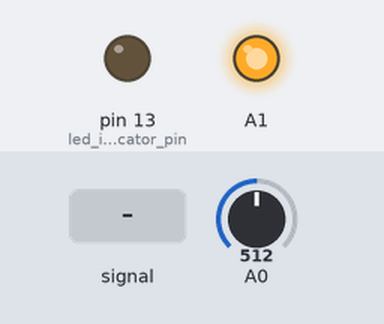
Bench run of a sketch on a simulated Arduino Uno, built with avr-gcc and run on an emulated ATmega328P. Shown: output pins drawn as LEDs (lit = HIGH). Dashed ring = blinking. The test bench sets the inputs (shaded band); at power-on: A0 = 512. What the sketch prints to the serial monitor is not drawn.

Above: at 1.2 s.
1.3 s: A0 fed a 200 Hz sine of ±81 counts around its level
At 1.37 s:
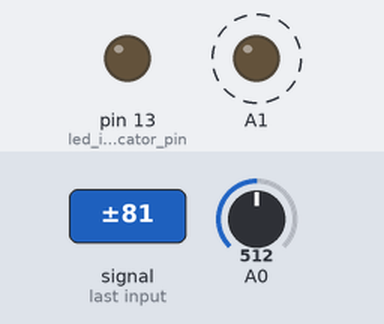
4.3 s: A0 set to 504
5.8 s: A0 fed a 50 Hz sine of ±306 counts around its level
At 5.93 s:
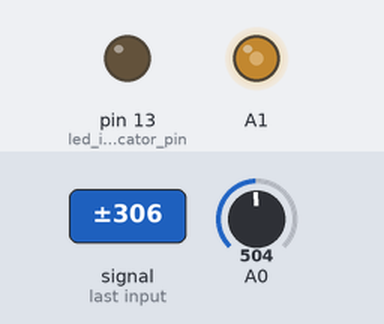
8.8 s: A0 fed a 1000 Hz sine of ±255 counts around its level
11.8 s: A0 set to 0
At 12.5 s:
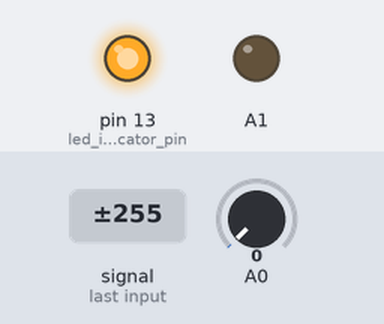
13.3 s: A0 set to 1023
At 14.0 s:
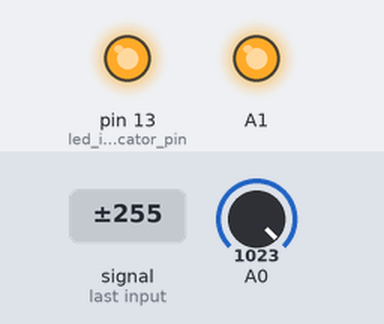
Timing chart, 0 to 15.8 s (numbered marks = the images above; inputs shaded):
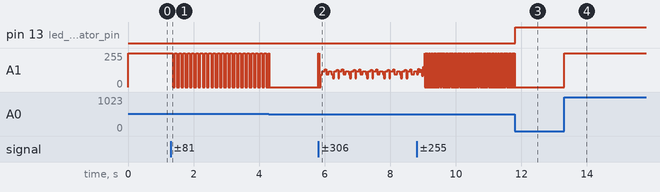

Measured:
- after the input at 1.3 s, A1: alternates 255/255 for 0.06 s and 0/255 for 0.07 s, starting after 0.06 s
- after the input at 11.8 s, pin 13 (led_indicator_pin): LOW → HIGH at once; A1: stops changing and stays 0/255
- after the input at 13.3 s, A1: 0/255 → 255/255 at once

The sketch:

gtest.ino
```cpp
//Audio in with 38.5kHz sampling rate, interrupts, and clipping indicator
//by Amanda Ghassaei
//http://www.instructables.com/id/Arduino-Audio-Input/
//Sept 2012

/*
 * This program is free software; you can redistribute it and/or modify
 * it under the terms of the GNU General Public License as published by
 * the Free Software Foundation; either version 3 of the License, or
 * (at your option) any later version.
 *
*/

//variable to store incoming audio sample
byte incomingAudio;

//clipping indicator variables
boolean clipping = 0;

void setup(){
  Serial.begin(9600);
  pinMode(13,OUTPUT);//led indicator pin

  cli();//disable interrupts

  //set up continuous sampling of analog pin 0

  //clear ADCSRA and ADCSRB registers
  ADCSRA = 0;
  ADCSRB = 0;

  ADMUX |= (1 << REFS0); //set reference voltage
  ADMUX |= (1 << ADLAR); //left align the ADC value- so we can read highest 8 bits from ADCH register only

  ADCSRA |= (1 << ADPS2) | (1 << ADPS0); //set ADC clock with 32 prescaler- 16mHz/32=500kHz
  ADCSRA |= (1 << ADATE); //enabble auto trigger
  ADCSRA |= (1 << ADIE); //enable interrupts when measurement complete
  ADCSRA |= (1 << ADEN); //enable ADC
  ADCSRA |= (1 << ADSC); //start ADC measurements

  sei();//enable interrupts

  //if you want to add other things to setup(), do it here

}

ISR(ADC_vect) {//when new ADC value ready
  incomingAudio = ADCH;//store 8 bit value from analog pin 0
  Serial.println(incomingAudio);
  analogWrite(A1, incomingAudio);
  if (incomingAudio == 0 || incomingAudio == 255){//if clipping
    digitalWrite(13,HIGH);//set pin 13 high
    clipping = 1;//currently clipping
  }
}

void loop(){
  if (clipping){//if currently clipping
    clipping = 0;//
    digitalWrite(13,LOW);//turn off clipping led indicator (pin 13)
  }

  delay(100);
}
```
